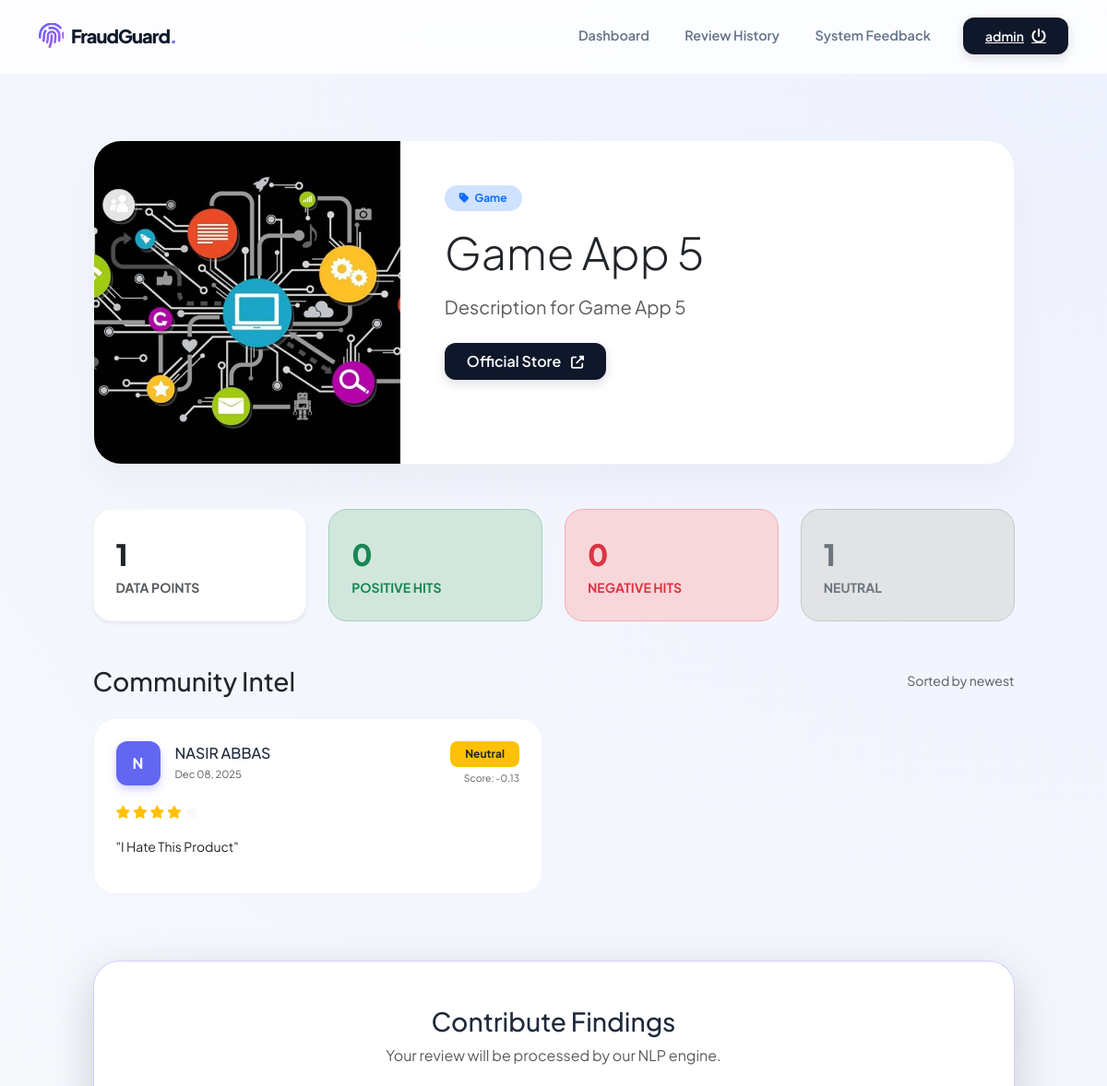
Before: /app/6/ (signed in, upper part) with the older database file.
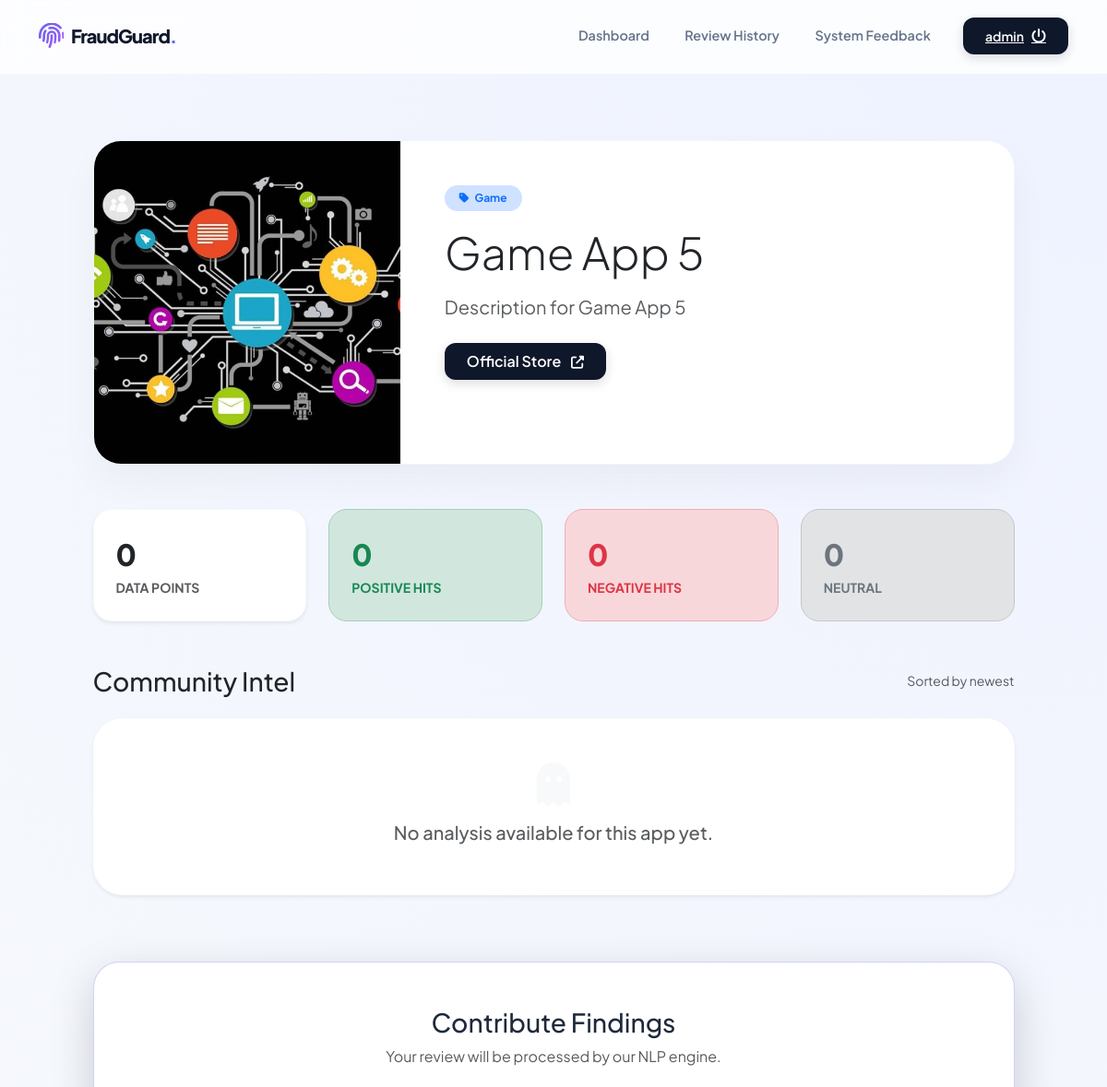
After: the same page with the newer database file.
### myapp/models.py (models this page shows, shortened)
class Review(models.Model):
    application = models.ForeignKey(
        Application,
        on_delete=models.CASCADE,
        related_name='reviews'
    )
    user = models.ForeignKey(
        User,
        on_delete=models.CASCADE,
        related_name='reviews'
    )
    text = models.TextField()  # User's comment
    rating = models.IntegerField(
        choices=[(1,1),(2,2),(3,3),(4,4),(5,5)],
        blank=True,
        null=True
    )
    ip_address = models.GenericIPAddressField(
        blank=True,
        null=True
    )
    sentiment = models.CharField(max_length=20, blank=True, null=True)
    sentiment_score = models.FloatField(blank=True, null=True)
    is_fake = models.BooleanField(default=False)
    admin_note = models.TextField(blank=True, null=True)
    created_at = models.DateTimeField(auto_now_add=True)

### myapp/views.py (the view)
# urls.py: path('app/<int:app_id>/', views.app_detail, name='app_detail'),
@login_required
def app_detail(request, app_id):
    app = get_object_or_404(Application, id=app_id)
    reviews = Review.objects.filter(application=app).order_by('-created_at')
    total = reviews.count()
    positive = reviews.filter(sentiment_score__gte=0.2).count()
    negative = reviews.filter(sentiment_score__lte=-0.2).count()
    neutral = total - positive - negative
    context = {
        'app': app,
        'reviews': reviews,
        'total_reviews': total,
        'positive': positive,
        'negative': negative,
        'neutral': neutral,
    }
    return render(request, 'app_detail.html', context)

### templates/app_detail.html (shortened to what the changed rows need)
{% extends 'base.html' %}
{% block content %}
<div class="container py-4">
    <div class="row justify-content-center">
        <div class="col-xl-11">
            <div class="app-profile-card mb-5">
                <div class="row g-0">
                    <div class="col-lg-8 p-4 p-md-5">
                        <h1 class="display-5 fw-800 text-dark mb-3">{{ app.name }}</h1>
                    </div>
                </div>
            </div>
            <div class="row g-4 mb-5">
                <div class="col-6 col-md-3">
                    <div class="stat-box bg-white shadow-sm border-light">
                        <span class="stat-value text-dark">{{ total_reviews }}</span>
                        <span class="text-muted small fw-bold text-uppercase">Data Points</span>
                    </div>
                </div>
                <div class="col-6 col-md-3">
                    <div class="stat-box bg-secondary-subtle border-secondary-subtle">
                        <span class="stat-value text-secondary">{{ neutral }}</span>
                        <span class="text-secondary small fw-bold text-uppercase">Neutral</span>
                    </div>
                </div>
            </div>
            {% if reviews %}
                <div class="row g-4">
                    {% for review in reviews %}
                    <div class="col-lg-6">
                        <div class="review-bubble p-4 h-100 {% if review.is_fake %}fake-flag{% endif %}">
                            <div class="d-flex justify-content-between mb-3">
                                <div class="d-flex align-items-center">
                                    <div class="user-avatar me-3">
                                        {{ review.user.username|slice:":1"|upper }}
                                    </div>
                                    <div>
                                        <h6 class="fw-800 mb-0">{{ review.user.get_full_name|default:review.user.username }}</h6>
                                        <span class="text-muted" style="font-size: 0.7rem;">{{ review.created_at|date:"M d, Y" }}</span>
                                    </div>
                                </div>
                                <div class="text-end">
                                    <div class="badge {% if review.sentiment == 'Positive' %}bg-success{% elif review.sentiment == 'Negative' %}bg-danger{% else %}bg-warning text-dark{% endif %} px-3 py-2 rounded-3">
                                        {{ review.sentiment }}
                                    </div>
                                    <div class="text-muted mt-1" style="font-size: 0.65rem;">Score: {{ review.sentiment_score|floatformat:2 }}</div>
                                </div>
                            </div>
                            <div class="mb-3">
                                {% for i in "12345" %}
                                    <i class="fas fa-star {% if forloop.counter <= review.rating %}text-warning{% else %}text-light{% endif %} small"></i>
                                {% endfor %}
                            </div>
                            <p class="text-dark small lh-base">"{{ review.text }}"</p>
                        </div>
                    </div>
                    {% endfor %}
                </div>
            {% else %}
                <div class="text-center py-5 bg-white rounded-5 shadow-sm">
                    <i class="fas fa-ghost fa-3x text-light mb-3"></i>
                    <h5 class="text-muted">No analysis available for this app yet.</h5>
                </div>
            {% endif %}
        </div>
    </div>
</div>
{% endblock %}

Changed rows visible on the page:
removed Review: user.username "N", user.get_full_name "NASIR ABBAS", created_at "Dec 08, 2025", sentiment "Neutral", sentiment_score "-0.13", rating 4 (drawn), text "I Hate This Product"
Other visible differences:
{{ total_reviews }}: "1" → "0"
{{ neutral }}: "1" → "0"
text now shown: "No analysis available for this app yet."
